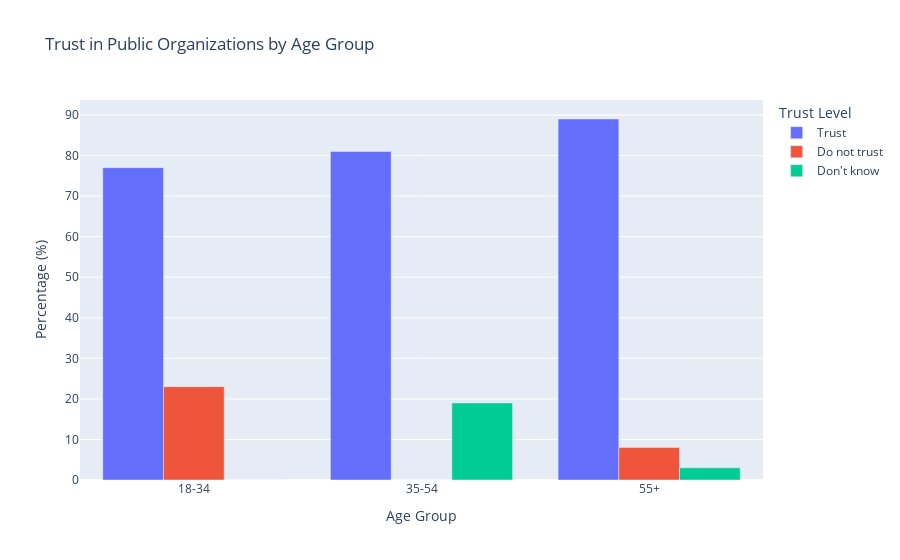
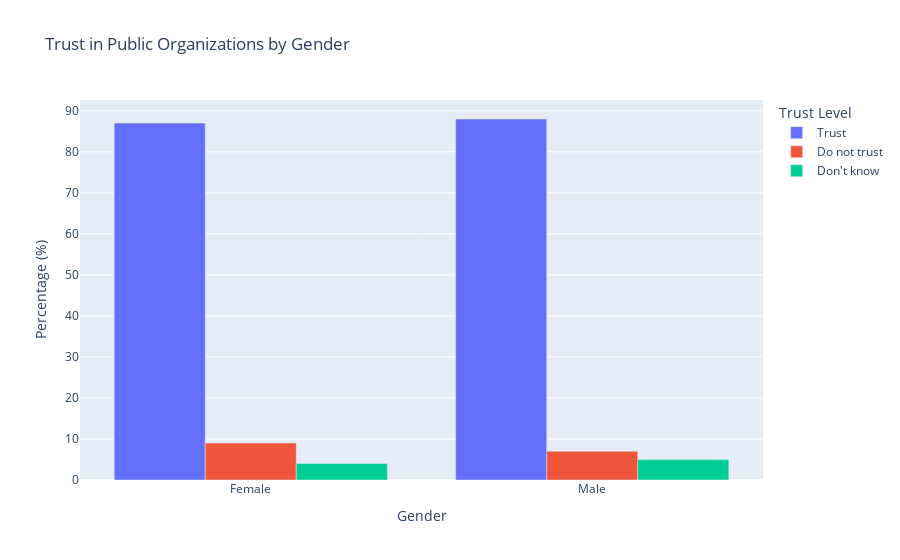

These figures' notebook cell, in order:
### Markdown cell above
### EDA

### Code cell
import pandas as pd
import plotly.express as px

# Sample data for Age Group in a dictionary format
data_age = {
    'Age Group': ['18-34', '35-54', '55+'],
    'Trust': [77, 81, 89],
    'Do not trust': [23, 0, 8],
    'Don\'t know': [0, 19, 3]
}

data_gender = {
    'Gender': ['Female', 'Male'],
    'Trust': [87, 88],
    'Do not trust': [9, 7],
    'Don\'t know': [4, 5]
}

# Create DataFrames from the data dictionaries
df_age = pd.DataFrame(data_age)
df_gender = pd.DataFrame(data_gender)

# Melt the DataFrames to have 'Trust Level' as a separate column
df_age_melted = df_age.melt(id_vars='Age Group', var_name='Trust Level', value_name='Percentage')
df_gender_melted = df_gender.melt(id_vars='Gender', var_name='Trust Level', value_name='Percentage')

# Plot the stacked bar chart using Plotly Express
fig_age = px.bar(df_age_melted, x='Age Group', y='Percentage', color='Trust Level', barmode='group',
                 title='Trust in Public Organizations by Age Group',
                 labels={'Percentage': 'Percentage (%)', 'Age Group': 'Age Group', 'Trust Level': 'Trust Level'})

fig_gender = px.bar(df_gender_melted, x='Gender', y='Percentage', color='Trust Level', barmode='group',
                    title='Trust in Public Organizations by Gender',
                    labels={'Percentage': 'Percentage (%)', 'Gender': 'Gender', 'Trust Level': 'Trust Level'})

# Show the plots
fig_age.show()
fig_gender.show()

### Figure 1 — Plotly figure (JSON) as saved in the notebook; plotly's stock layout.template omitted (floating-point values rounded to 4 significant figures)
{"data": [{"alignmentgroup": "True", "hovertemplate": "Trust Level=Trust<br>Age Group=%{x}<br>Percentage (%)=%{y}<extra></extra>", "legendgroup": "Trust", "marker": {"color": "#636efa", "pattern": {"shape": ""}}, "name": "Trust", "offsetgroup": "Trust", "orientation": "v", "showlegend": true, "textposition": "auto", "type": "bar", "x": ["18-34", "35-54", "55+"], "xaxis": "x", "y": [77, 81, 89], "yaxis": "y"}, {"alignmentgroup": "True", "hovertemplate": "Trust Level=Do not trust<br>Age Group=%{x}<br>Percentage (%)=%{y}<extra></extra>", "legendgroup": "Do not trust", "marker": {"color": "#EF553B", "pattern": {"shape": ""}}, "name": "Do not trust", "offsetgroup": "Do not trust", "orientation": "v", "showlegend": true, "textposition": "auto", "type": "bar", "x": ["18-34", "35-54", "55+"], "xaxis": "x", "y": [23, 0, 8], "yaxis": "y"}, {"alignmentgroup": "True", "hovertemplate": "Trust Level=Don't know<br>Age Group=%{x}<br>Percentage (%)=%{y}<extra></extra>", "legendgroup": "Don't know", "marker": {"color": "#00cc96", "pattern": {"shape": ""}}, "name": "Don't know", "offsetgroup": "Don't know", "orientation": "v", "showlegend": true, "textposition": "auto", "type": "bar", "x": ["18-34", "35-54", "55+"], "xaxis": "x", "y": [0, 19, 3], "yaxis": "y"}], "layout": {"barmode": "group", "legend": {"title": {"text": "Trust Level"}, "tracegroupgap": 0}, "title": {"text": "Trust in Public Organizations by Age Group"}, "xaxis": {"anchor": "y", "domain": [0, 1], "title": {"text": "Age Group"}}, "yaxis": {"anchor": "x", "domain": [0, 1], "title": {"text": "Percentage (%)"}}}}

### Figure 2 — Plotly figure (JSON) as saved in the notebook; plotly's stock layout.template omitted (floating-point values rounded to 4 significant figures)
{"data": [{"alignmentgroup": "True", "hovertemplate": "Trust Level=Trust<br>Gender=%{x}<br>Percentage (%)=%{y}<extra></extra>", "legendgroup": "Trust", "marker": {"color": "#636efa", "pattern": {"shape": ""}}, "name": "Trust", "offsetgroup": "Trust", "orientation": "v", "showlegend": true, "textposition": "auto", "type": "bar", "x": ["Female", "Male"], "xaxis": "x", "y": [87, 88], "yaxis": "y"}, {"alignmentgroup": "True", "hovertemplate": "Trust Level=Do not trust<br>Gender=%{x}<br>Percentage (%)=%{y}<extra></extra>", "legendgroup": "Do not trust", "marker": {"color": "#EF553B", "pattern": {"shape": ""}}, "name": "Do not trust", "offsetgroup": "Do not trust", "orientation": "v", "showlegend": true, "textposition": "auto", "type": "bar", "x": ["Female", "Male"], "xaxis": "x", "y": [9, 7], "yaxis": "y"}, {"alignmentgroup": "True", "hovertemplate": "Trust Level=Don't know<br>Gender=%{x}<br>Percentage (%)=%{y}<extra></extra>", "legendgroup": "Don't know", "marker": {"color": "#00cc96", "pattern": {"shape": ""}}, "name": "Don't know", "offsetgroup": "Don't know", "orientation": "v", "showlegend": true, "textposition": "auto", "type": "bar", "x": ["Female", "Male"], "xaxis": "x", "y": [4, 5], "yaxis": "y"}], "layout": {"barmode": "group", "legend": {"title": {"text": "Trust Level"}, "tracegroupgap": 0}, "title": {"text": "Trust in Public Organizations by Gender"}, "xaxis": {"anchor": "y", "domain": [0, 1], "title": {"text": "Gender"}}, "yaxis": {"anchor": "x", "domain": [0, 1], "title": {"text": "Percentage (%)"}}}}
